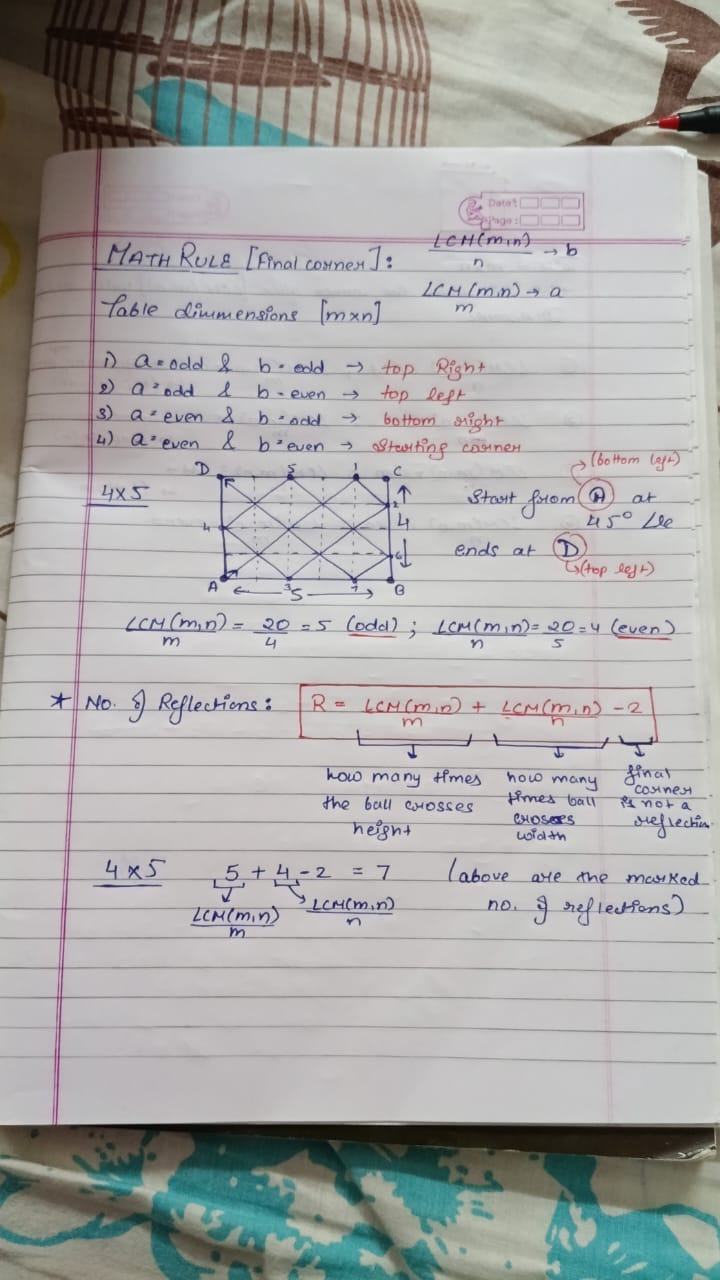
#> input picture Computer_Vision/TestImages/test1.jpg, 720 x 1280 px, given in place of the camera
$ python Night_Vision_Filter.py
#> lines starting #> are read from the running program, lines starting #| are printed output that depends on the picture; after the words box and inside, x2 and y2 are one past the last pixel; in counts of white or black regions, pixels touching at a corner belong together
import cv2
import numpy as np

# Initialise CLAHE (Contrast Limited Adaptive Histogram Equalization)
clahe = cv2.createCLAHE(clipLimit=3.0, tileGridSize=(8, 8))
# Start video capture
cap = cv2.VideoCapture(0)

#view histogram function
def get_histogram(image):
    #calculate histogram
    histogram = cv2.calcHist([image], [0], None, [256], [0, 256])

    #a black image to draw the histogram (using numpy)
    hist_img = np.zeros((256, 256, 3), dtype=np.uint8)

    #normalize the histogram to fit in the hist_img height
    cv2.normalize(histogram, histogram, alpha=0, beta=hist_img.shape[0], norm_type=cv2.NORM_MINMAX)

    #draw the histogram
    for i in range(1, 256):
        cv2.line(hist_img, (i-1, 256 - int(histogram[i-1])), (i, 256 - int(histogram[i])), (255, 255, 255), 1)
    return hist_img
#function ends here

# Defining font and style
font = cv2.FONT_HERSHEY_SIMPLEX
font_scale = 0.8
color = (255, 255, 255) # White font color
thickness = 2

# Create a named window for fullscreen display
cv2.namedWindow('Night Vision Filter with Histogram', cv2.WND_PROP_FULLSCREEN)
cv2.setWindowProperty('Night Vision Filter with Histogram', cv2.WND_PROP_FULLSCREEN, cv2.WINDOW_FULLSCREEN)

#starting loop
while True:
    # Read frame from camera
    ret, frame = cap.read()
#> frame is the input picture: shape (1280, 720, 3); mean B, G, R 167.7, 169, 169.5
    if not ret:
        break

    h, w, _ = frame.shape
#> h = 1280; w = 720
    half_h = h // 2
#> half_h = 640
    side_w = w // 3
#> side_w = 240

    #conver to LAB
    lab = cv2.cvtColor(frame, cv2.COLOR_BGR2LAB)
#> lab: shape (1280, 720, 3); mean of channels 0, 1, 2 175.5, 128.2, 129
    #split into LAB = (l, a, b) channels
    l, a, b = cv2.split(lab)
    #apply CLAHE to l-channel only
    cl = clahe.apply(l)
    #merge enhanced l-channel with a and b channels
    enhanced_lab = cv2.merge((cl, a, b))
#> enhanced_lab: shape (1280, 720, 3); mean of channels 0, 1, 2 169.6, 128.2, 129
    #convert back to BGR color space
    enhanced_frame = cv2.cvtColor(enhanced_lab, cv2.COLOR_LAB2BGR)
    #displaying the resulting frame (1/2 of the frame)
    #resize to half the frame
    enhanced_frame = cv2.resize(enhanced_frame, (w - side_w, h))
#> enhanced_frame: shape (1280, 480, 3)


    #histogram view (1/4 of the frame)
    #convert to gray scale for histogram
    gray = cv2.cvtColor(frame, cv2.COLOR_BGR2GRAY)
    #get histogram view
    hist_view1 = get_histogram(gray)
#> in get_histogram, `histogram = cv2.calcHist([image], [0], None, [256], [0, 256])`: histogram = 256 values, max 42516 at index 196, min 0 at index 0, mean 3600
#> after the loop in get_histogram, `for i in range(1, 256):`:
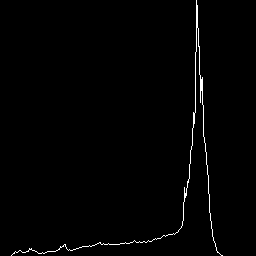
#> hist_img: shape (256, 256, 3); 1.1% white in thin lines or dots, all inside (x1, y1, x2, y2) = (11, 0, 223, 256)
    enhanced_gray = cv2.cvtColor(enhanced_frame, cv2.COLOR_BGR2GRAY)
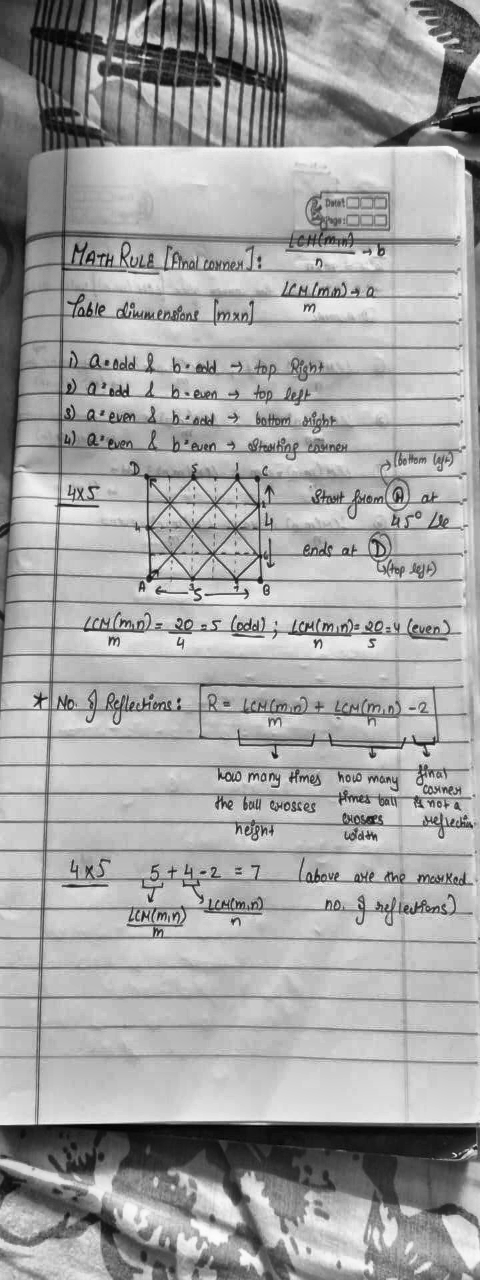
#> enhanced_gray: shape (1280, 480); min 2, max 252, mean 163.4
    hist_view2 = get_histogram(enhanced_gray)
#> after the loop in get_histogram (call 2), `for i in range(1, 256):`: hist_img: shape (256, 256, 3); 1.4% white in thin lines or dots
    #resize histogram view
    hist_view1 = cv2.resize(hist_view1, (side_w, half_h//2))
    hist_view2 = cv2.resize(hist_view2, (side_w, half_h//2))
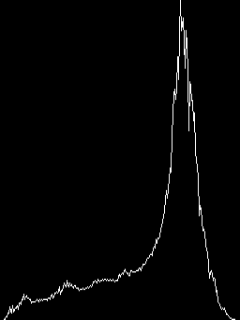
#> hist_view2: shape (320, 240, 3); min 0, max 255, mean 3.5
    #stack two histograms vertically to fill 1/4 frame
    hist_view = np.vstack((hist_view1, hist_view2))
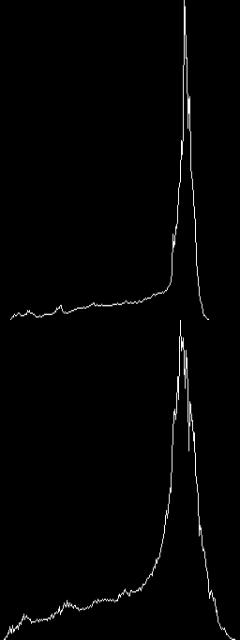
#> hist_view: shape (640, 240, 3); min 0, max 255, mean 3.2


    #normal camera view (1/4 of the frame)
    normal = cv2.resize(frame, (side_w, half_h))

    #add texts to each view
    cv2.putText(enhanced_frame, 'Filtered View', (10, 30), font, font_scale, color, thickness, cv2.LINE_AA)
#> enhanced_frame: shape (1280, 480, 3); mean B, G, R 162.3, 163.8, 164.2
    cv2.putText(normal, 'Normal View', (10, 30), font, font_scale, color, thickness, cv2.LINE_AA)
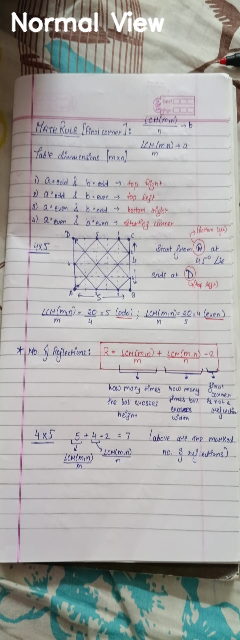
#> normal: shape (640, 240, 3); mean B, G, R 169.2, 170.4, 170.8

    # STACKING WITH NUMPY
    # Stack the two small ones vertically (Normal on top, Histogram on bottom)
    right_column = np.vstack((normal, hist_view))
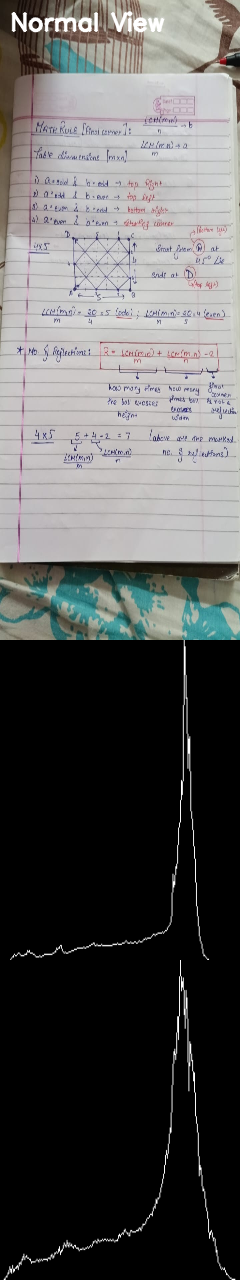
#> right_column: shape (1280, 240, 3); mean B, G, R 86.2, 86.8, 87

    # Combining the large Filtered view with the Right Column horizontally
    dashboard = np.hstack((enhanced_frame, right_column))
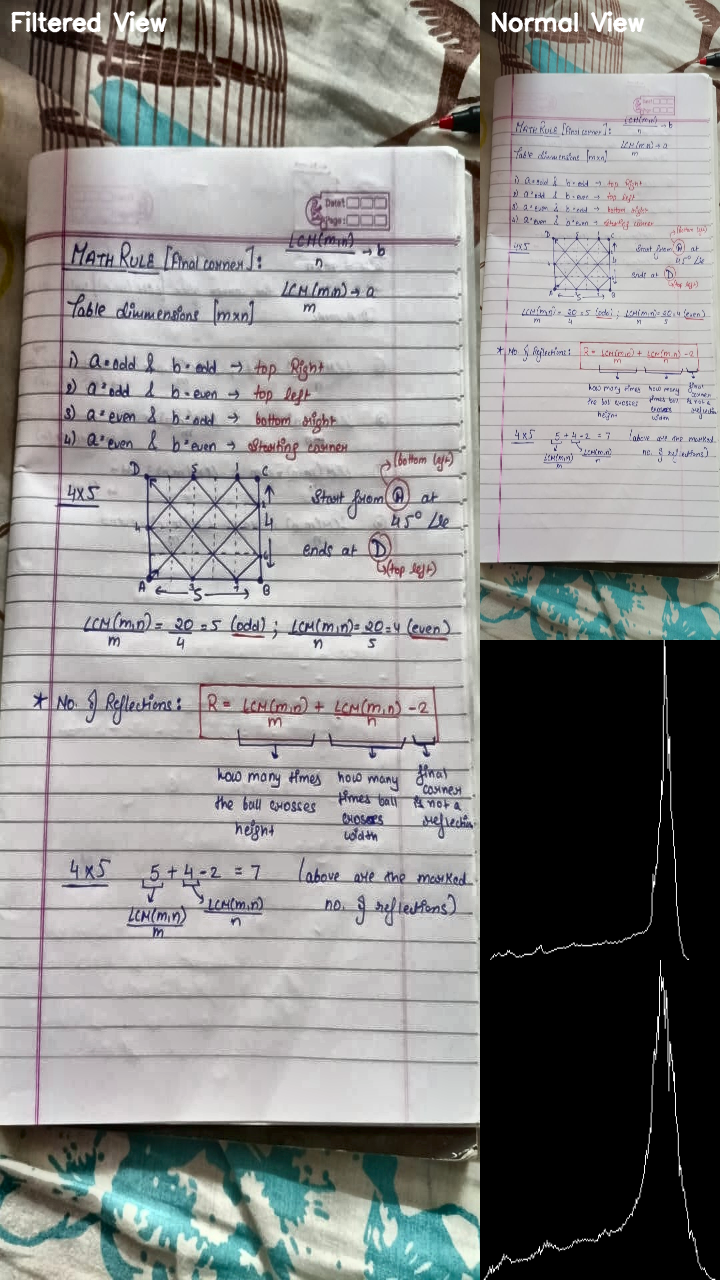
#> dashboard: shape (1280, 720, 3); mean B, G, R 137, 138.1, 138.5

    #showing
    cv2.imshow('Night Vision Filter with Histogram', dashboard)
    # to end the loop
    if cv2.waitKey(1) & 0xFF == ord('q'):
#> (key q is pressed here)
        break

# end
cap.release()
cv2.destroyAllWindows()
